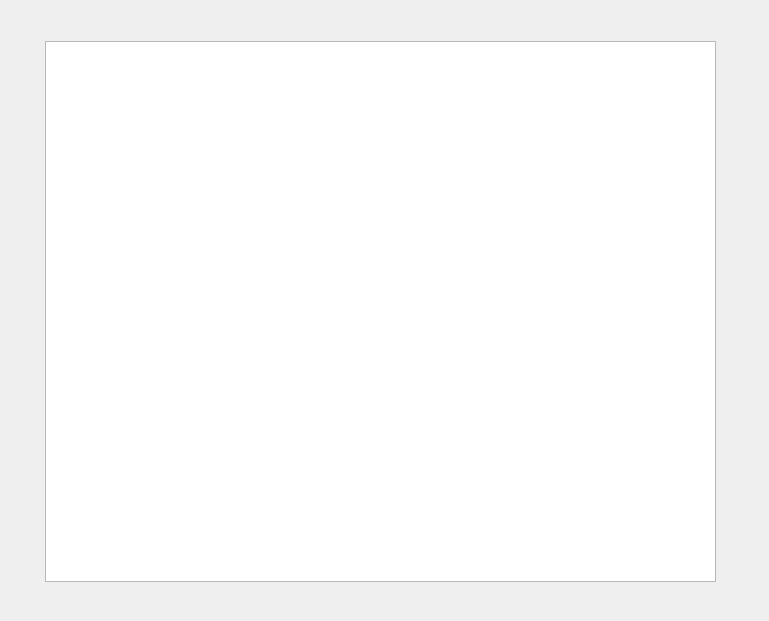
<?xml version="1.0" encoding="UTF-8"?>
<ui version="4.0">
 <class>Dialog</class>
 <widget class="QDialog" name="Dialog">
  <property name="geometry">
   <rect>
    <x>0</x>
    <y>0</y>
    <width>769</width>
    <height>621</height>
   </rect>
  </property>
  <property name="windowTitle">
   <string>Dialog</string>
  </property>
  <widget class="QTableView" name="mytableview">
   <property name="geometry">
    <rect>
     <x>45</x>
     <y>41</y>
     <width>671</width>
     <height>541</height>
    </rect>
   </property>
  </widget>
 </widget>
 <resources/>
 <connections/>
</ui>
